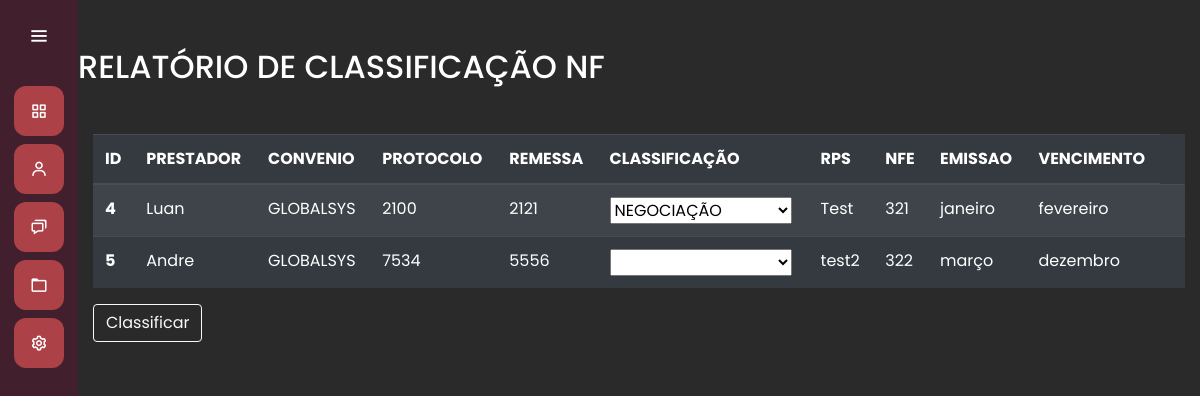
Page /dataTables/ on the committed database.
### dataTables/models.py (models this page shows, shortened)
class DadosNF(models.Model):
    prestador = models.CharField(max_length=50)
    convenio = models.CharField(max_length=50)
    protocolo = models.CharField(max_length=12)
    remessa = models.CharField(max_length=20)
    classificacao = models.CharField(max_length=50)
    rps = models.CharField(max_length=20)
    nfe = models.CharField(max_length=20)
    emissao = models.CharField(max_length=20)
    vencimento = models.CharField(max_length=20)

### dataTables/views.py (the view)
# urls.py: path('', views.dataTables, name="dataTables"),
def dataTables(request):
         if request.method == "GET":
           dados_list = DadosNF.objects.all()
           return render(request, 'dataTables.html', {'dados': dados_list})
         elif request.method == "POST":
             classificacao = request.POST.get('classificacao')
             return HttpResponse('modificação realizada')

### dataTables/templates/dataTables.html (shortened to what this page needs)
{% extends "base.html" %}
{% load static %}
{% block 'head' %}
    <link rel="stylesheet" href="{% static 'dataTables/css/dataTables.css' %}">
    <link rel="stylesheet" type="text/css" href="https://cdn.datatables.net/1.13.2/css/jquery.dataTables.css">
{% endblock %}
{% block 'dashboard' %}
    <div class="container">
      <div class="row">
        <h2 class="mb-5 mt-5">RELATÓRIO DE CLASSIFICAÇÃO NF</h2>
      </div>
      <form id="form_class" action="{% url 'dataTables' %}" method="POST">{% csrf_token %}
            <table class="table table-dark table-striped data" id="table_edits">
          <thead>
            <tr>
              <th scope="col">ID</th>
              <th scope="col">PRESTADOR</th>
              <th scope="col">CONVENIO</th>
              <th scope="col">PROTOCOLO</th>
              <th scope="col">REMESSA</th>
              <th scope="col">CLASSIFICAÇÃO</th>
              <th scope="col">RPS</th>
              <th scope="col">NFE</th>
              <th scope="col">EMISSAO</th>
              <th scope="col">VENCIMENTO</th>
            </tr>
          </thead>
          <tbody>
          {% for dados in dados %}
            <tr>
              <th scope="row" id="id_cliente" value="{{dados.id}}">{{dados.id}}</th>
              <td name="prestador">{{dados.prestador}}</td>
              <td name="convenio">{{dados.convenio}}</td>
              <td name="protocolo">{{dados.protocolo}}</td>
              <td name="remessa">{{dados.remessa}}</td>
              <td>
              <select name="classificacao" class="form-select form-select-lg">
                <option>{{dados.classificacao}}</option>
                <option>EM COBRANÇA</option>
              </select>
              </td>
              <td name="rps">{{dados.rps}}</td>
              <td name="nfe">{{dados.nfe}}</td>
              <td name="emissao">{{dados.emissao}}</td>
              <td name="vencimento">{{dados.vencimento}}</td>
              <td name="dt_prevista_pgto">{{dados.dt_prevista_pgto}}</td>
            </tr>
              {% endfor %}
            </tbody>
           </table>
        <button type="submit" id="classif" onclick="classifiq()" class="btn btn-outline-light">Classificar</button>
        </form>
    </div>
{% endblock %}

### templates/base.html (shortened to what this page needs)
<!doctype html>
{% load static %}
<html lang="pt-BR">
  <head>
    <link rel="stylesheet" href="https://cdn.jsdelivr.net/npm/bootstrap@4.6.1/dist/css/bootstrap.min.css">
    <link rel="stylesheet" href="{% static 'general/css/base.css' %}">
    <link rel="stylesheet" href="{% static 'general/css/general.css' %}"><link rel="stylesheet" type="text/css" href="https://cdn.datatables.net/1.13.2/css/jquery.dataTables.css">
    <link href='https://unpkg.com/boxicons@2.0.7/css/boxicons.min.css' rel='stylesheet'>
    {% block 'head' %}{% endblock %}
  </head>
  <body>
    <div class="sidebar">
        <div class="logo-details">
            <i class='bx bx-menu' id="btn" ></i>
        </div>
        <ul class="nav-list">
          <li>
            <a href="#">
              <i class='bx bx-grid-alt'></i>
            </a>
          </li>
          <li>
          <a href="#">
            <i class='bx bx-user' ></i>
          </a>
        </li>
        <li>
          <a href="#">
            <i class='bx bx-chat' ></i>
          </a>
        </li>
        <li>
          <a href="#">
            <i class='bx bx-folder' ></i>
          </a>
        </li>
        <li>
          <a href="#">
            <i class='bx bx-cog' ></i>
          </a>
        </li>
        </ul>
      </div>
      <section class="home-section">
          {% block 'dashboard'%}
          {% endblock %}
      </section>
  </body>
</html>

### templates/static/general/css/base.css (style rules this page uses)
* { margin: 0; padding: 0; box-sizing: border-box; font-family: "Poppins" , sans-serif; }
.sidebar { position: fixed; left: 0; top: 0; height: 100%; width: 78px; background: var(--dark-color); padding: 6px 14px; z-index: 99; transition: all 0.5s ease; }
.sidebar .logo-details { height: 60px; display: flex; align-items: center; position: relative; }
.sidebar .logo-details #btn { position: absolute; top: 50%; right: 0; transform: translateY(-50%); font-size: 22px; transition: all 0.4s ease; font-size: 23px; text-align: center; cursor: pointer; transition: all 0.5s ease; }
.sidebar i { color: #fff; height: 60px; min-width: 50px; font-size: 28px; text-align: center; line-height: 60px; }
.sidebar .nav-list { margin-top: 20px; height: 100%; }
.sidebar li { position: relative; margin: 8px 0; list-style: none; }
.sidebar li a { display: flex; height: 100%; width: 100%; border-radius: 12px; align-items: center; text-decoration: none; transition: all 0.4s ease; background: var(--main-color); }
.sidebar li i { height: 50px; line-height: 50px; font-size: 18px; border-radius: 12px; }
.home-section { position: relative; min-height: 100vh; top: 0; background: #2A2A2A; left: 78px; color: white; width: calc(100% - 78px); transition: all 0.5s ease; z-index: 2; }

### templates/static/general/css/general.css (style rules this page uses)
:root { --main-color: #ac4147; --dark-color: #411f2d; --light-color: #ffc27f; --contrast-color: #f88863; --differential-color: #ffe29a; }

### templates/static/dataTables/css/dataTables.css (style rules this page uses)
.table, th, td { color: #fff; }

### rows in the picture
DadosNF: id "4", prestador "Luan", convenio "GLOBALSYS", protocolo "2100", remessa "2121", classificacao "NEGOCIAÇÃO", rps "Test", nfe "321", emissao "janeiro", vencimento "fevereiro"
DadosNF: id "5", prestador "Andre", convenio "GLOBALSYS", protocolo "7534", remessa "5556", rps "test2", nfe "322", emissao "março", vencimento "dezembro"
